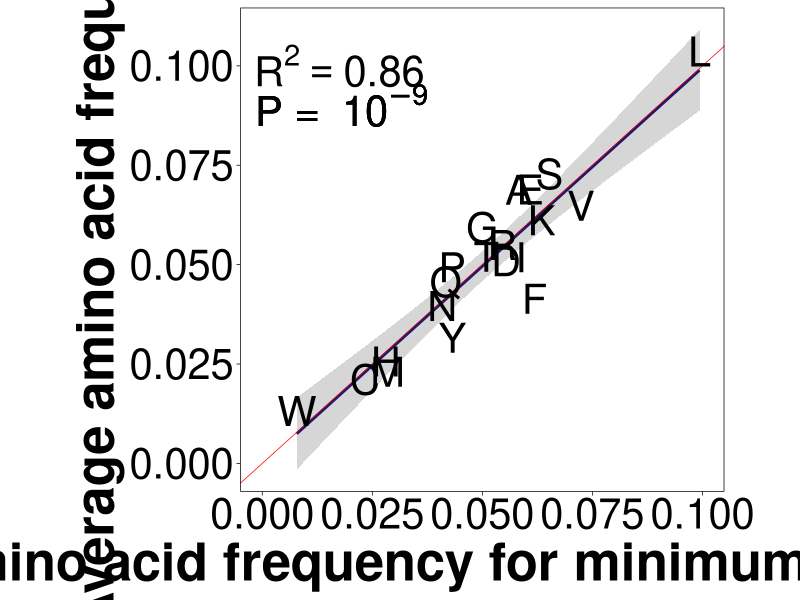

The R source for this figure:
#####Libraries#####
library(tidyr)
library(dplyr)
library(readxl)
library(ggpubr)
library(ggplot2)
library(grid)
library(gridExtra)

####
#### this script utilizes amino acid specific metrics to model the relationship between the average amino acid frequencies
#### of the dataset and the optimal amino acid frequencies corresponding to minimal loss (differential retention). Also looked at 
#### was the relationship between the average amino acid frequencies and equilibrium frequencies (decent with modification)
#### 
#### calculated metrics:
####    1. average amino acid frequencies. Calculated with the average domain lengths of the Pfam's instances as weights
####
#### figures:
####    1. average amino acid frequencies predicted by amino acid frequencies for minimal loss (differential retention)
####    2. average amino acid frequencies predicted by equilibrium frequencies (decent with modification)
####
#### from the average amino acid frequencies ~ frequencies for minimal loss figure, it can be observed that differential retention is
#### a candidate explanation for why those averages are the averages
####

#### 
#### UPDATE SCRIPT WHEN GET 7 MISSING PFAMS - recalculate average aa frequencies with new length data
####

# suppress Rplots.pdf generation 
pdf(NULL)

# create results folder if doesnt exist
dir.create("results", showWarnings = FALSE)


##### setup
#####
# read in amino acid specific frequencies
amino_acid_specific_freq <-  read.csv("data/amino_acid_specific_metrics.csv", row.names = 1)

# read in pfam metrics
pfam_metrics <- read.csv("data/Pfam_metrics.csv")

#####



##### Pfams that we don't have length data for...but know their composition
##### these Pfams did not contribute to the weighted average amino acid frequency
#####
# get rows that dont have length data
which(is.na(pfam_metrics[, c("MeanDomainLength")]))

# print PfamUID for rows without length data
pfam_metrics$PfamUID[2191]
pfam_metrics$PfamUID[4111]
pfam_metrics$PfamUID[4127]
pfam_metrics$PfamUID[4440]
pfam_metrics$PfamUID[4780]
pfam_metrics$PfamUID[5008]
pfam_metrics$PfamUID[6639]

#####



##### compute weighted average amino acid frequency across entire data set for each amino acid using average domain lengths as weights
##### 20 values
#####
# omit rows with no length data
pfam_metrics_sub <- pfam_metrics[!is.na(pfam_metrics$MeanDomainLength), ]

# vector of one letter AA
amino_acids <- colnames(pfam_metrics_sub)[2:21]

# initialize vector to hold avg AA comp across data set
avg_AAfreq_acrossDataSet_vect <- vector()

# get average AA comp across entire data set weighted by avg domain lengths
# computes avg in same order that the minimum amino acid freq are in, so their columns line up
for (i in amino_acids) {
  weighted_avg <- (sum(pfam_metrics_sub[[i]] * pfam_metrics_sub$MeanDomainLength)) / sum(pfam_metrics_sub$MeanDomainLength)
  print(weighted_avg)
  avg_AAfreq_acrossDataSet_vect <- c(avg_AAfreq_acrossDataSet_vect, weighted_avg)
}

# store average amino acid freq in data with rows as amino acids
# columns?
avg_AAfreq_acrossDataSet <- data.frame(cbind(amino_acids, avg_AAfreq_acrossDataSet_vect))
colnames(avg_AAfreq_acrossDataSet) <- c("amino_acids", "weighted_avgAA_freq")

#####



##### build models and plots
#####
# generate linear model of avgAAfreq ~ minLossAAfreq
# this model is looking at how differential retention is related to the weighted average amino acid frequencies
minAAfreq_avgAAfreq_model <- lm(AverageAminoAcidFrequency ~ MinLossAminoAcidFrequency, amino_acid_specific_freq)
minAAfreq_avgAAfreq_coeff <- summary(minAAfreq_avgAAfreq_model)
minAAfreq_avgAAfreq_pvalue <- minAAfreq_avgAAfreq_coeff$fstatistic %>% {unname(pf(.[1],.[2],.[3],lower.tail=F))}
plot_pvalue1 <- signif(minAAfreq_avgAAfreq_pvalue, digits = 1)
plot_rsquared1 <- signif(minAAfreq_avgAAfreq_coeff$adj.r.squared, digits = 2)

# generate linear model of avgAAfreq ~ equilAAfreq
# this model is looking at how descent with modification is related to the weighted average amino acid frequencies
equilAAfreq_avgAAfreq_model <- lm(AverageAminoAcidFrequency ~ EquilibriumAminoAcidFrequency, amino_acid_specific_freq)
equilAAfreq_avgAAfreq_coeff <- summary(equilAAfreq_avgAAfreq_model)
equilAAfreq_avgAAfreq_pvalue <- equilAAfreq_avgAAfreq_coeff$fstatistic %>% {unname(pf(.[1],.[2],.[3],lower.tail=F))}
plot_pvalue2 <- signif(equilAAfreq_avgAAfreq_pvalue, digits = 1)
plot_rsquared2 <- signif(equilAAfreq_avgAAfreq_coeff$adj.r.squared, digits = 2)

# weighted average amino acid frequency predicted by amino acid frequenciees correesponding to minimal loss. Looking at 
# how much differential retention explains the average frequencies. 
plot_minAAfreq_avgAAfreq <- ggplot() +
  geom_smooth(data = amino_acid_specific_freq, method = "lm", aes(x = MinLossAminoAcidFrequency, y = AverageAminoAcidFrequency), color = 'midnightblue') +
  scale_x_continuous(breaks = c(0, 0.025, 0.050, 0.075, 0.10), limits = c(0, 0.10)) +
  scale_y_continuous(breaks = c(0, 0.025, 0.050, 0.075, 0.10)) +
  geom_abline(slope = 1, intercept = 0, color = "red", linewidth = 0.25) +
  geom_text(data = amino_acid_specific_freq, aes(x = MinLossAminoAcidFrequency, y = AverageAminoAcidFrequency, label = amino_acids), size = 30/.pt) +
  annotate(geom = "text", label = paste("R^2 == ", plot_rsquared1), x = 0.0175, y = 0.10, size = 30/.pt, parse = TRUE) +
  annotate(geom = "text", label = bquote("P = " ~ 10^-09), x = 0.018, y = 0.09, size = 30/.pt) +
  theme_bw() +
  theme_linedraw() +
  theme(panel.grid.minor = element_blank()) +
  theme(panel.grid.major = element_blank()) +
  theme(aspect.ratio = 1) +
  labs(x = "Amino acid frequency for minimum loss rate") +
  labs(y = "Average amino acid frequency") +
  theme(axis.title = element_text(size = 38, face = "bold")) +
  theme(axis.text = element_text(size = 30))

# size = 15 x 9 for annotations to be in correct positions
pdf("results/minAAfreq_avgAAfreq_plot.pdf", width = 15, height = 9)
plot_minAAfreq_avgAAfreq
dev.off()

# weighted average amino acid frequency predicted by amino acid frequencies corresponding to descent with modification
plot_equilAAfreq_avgAAfreq <- ggplot() +
  geom_smooth(data = amino_acid_specific_freq, method = "lm", aes(x = EquilibriumAminoAcidFrequency , y = AverageAminoAcidFrequency), color = 'midnightblue') +
  scale_x_continuous(breaks = c(0, 0.025, 0.050, 0.075, 0.10), limits = c(0, 0.10)) +
  scale_y_continuous(breaks = c(0, 0.025, 0.050, 0.075, 0.10), limits = c(0, 0.11)) +
  geom_abline(slope = 1, intercept = 0, color = "red", linewidth = 0.25) +
  geom_text(data = amino_acid_specific_freq, aes(x = EquilibriumAminoAcidFrequency , y = AverageAminoAcidFrequency, label = amino_acids), size = 30/.pt) +
  annotate(geom = "text", label = paste("R^2 == ", plot_rsquared2), x = 0.0175, y = 0.10, size = 30/.pt, parse = TRUE) +
  annotate(geom = "text", label = bquote("P = " ~ 10^-12), x = 0.018, y = 0.09, size = 30/.pt) +
  theme_bw() +
  theme_linedraw() +
  theme(panel.grid.minor = element_blank()) +
  theme(panel.grid.major = element_blank()) +
  theme(aspect.ratio = 1) +
  labs(x = "Equilibrium amino acid frequency") +
  labs(y = "Average amino acid frequency") +
  theme(axis.title = element_text(size = 38, face = "bold")) +
  theme(axis.text = element_text(size = 30))

# size = 15 x 9 for annotations to be in correct positions
# plot_equilAAfreq_avgAAfreq


#####
